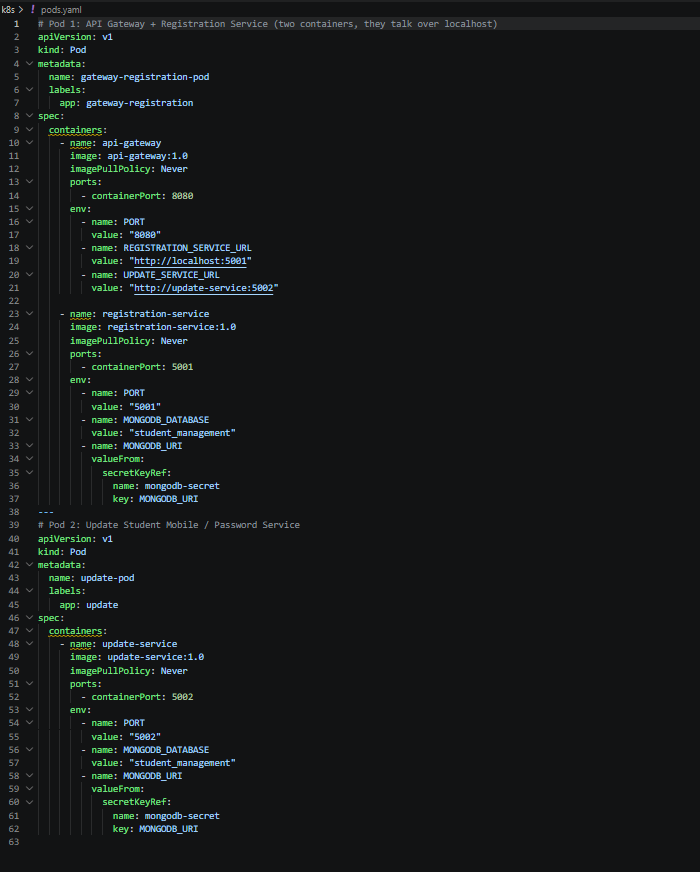
#> input picture screenshots/Screenshot 2026-11-12 182811.png, 700 x 872 px; its folder holds 8 pictures in this run
$ python split_screenshots.py
#> lines starting #> are read from the running program, lines starting #| are printed output that depends on the picture
"""
Splits large screenshots into smaller parts so they stay readable when placed in the report.
Output files are written next to the originals as <name>_partN.png.
Run:  python docs/split_screenshots.py
"""
import os
from PIL import Image

SHOTS = os.path.join(os.path.dirname(os.path.abspath(__file__)), '..', 'screenshots')


def trim_bottom(img, x0=0, x1=None, pad=14, light_bg=True):
    """Remove empty rows at the bottom, looking only at columns x0..x1."""
    x1 = x1 or img.width
    g = img.convert('L')
    px = g.load()
    for y in range(img.height - 1, -1, -1):
        for x in range(x0, x1, 2):
            v = px[x, y]
            if (light_bg and v < 200) or (not light_bg and v > 90):
                return img.crop((0, 0, img.width, min(img.height, y + pad)))
    return img


def save(img, name):
    img.save(os.path.join(SHOTS, name))
    print(f"{name}: {img.size}")


def split(src, parts):
    """parts: list of (out_name, (left, top, right, bottom), trim_kwargs_or_None)."""
#> called with src = 'Screenshot 2026-11-12 182811.png'
    im = Image.open(os.path.join(SHOTS, src))
#> im is the input picture: PIL image 700x872 RGBA; mean R, G, B, A 21.3, 24.1, 24.6, 255
    for out, box, trim in parts:
        l, t, r, b = box
        piece = im.crop((l, t, r or im.width, b or im.height))
        if trim is not None:
            piece = trim_bottom(piece, **trim)
        save(piece, out)
#> this loop made 2 passes
#> pass 1, in split, `piece = im.crop((l, t, r or im.width, b or im.height))`:
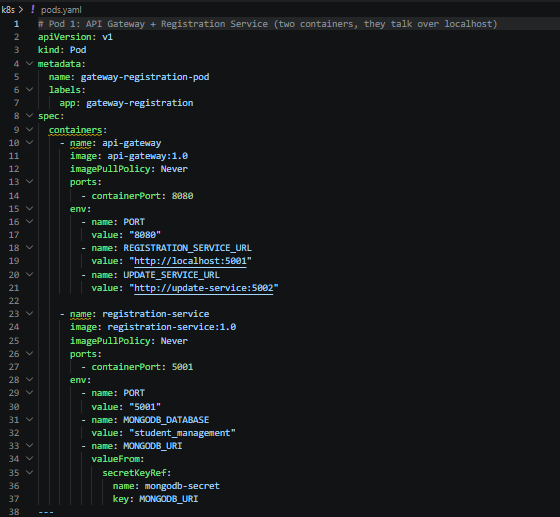
#> piece: PIL image 560x517 RGBA; mean R, G, B, A 22.6, 26, 26.5, 255
#> pass 2, in split, `piece = im.crop((l, t, r or im.width, b or im.height))`:
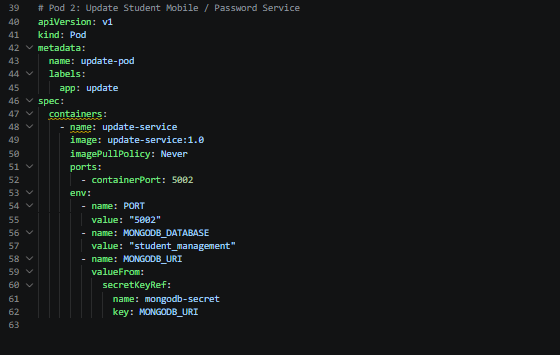
#> piece: PIL image 560x355 RGBA; mean R, G, B, A 21.3, 24.3, 24.5, 255


# ---- Figure 2.1: pods.yaml -> Pod 1 / Pod 2 ----
split('Screenshot 2026-11-12 182811.png', [
    ('pods_yaml_part1.png', (0, 0, 560, 517), None),
    ('pods_yaml_part2.png', (0, 517, 560, 0), None),
])

# ---- Figure 2.2: Dockerfiles -> one part per service ----
split('dockerfiles_all.png', [
    ('dockerfiles_part1.png', (0, 0, 0, 250), None),
    ('dockerfiles_part2.png', (0, 250, 520, 426), None),
    ('dockerfiles_part3.png', (0, 426, 520, 612), None),
])
#> call 2 of split, with src = 'dockerfiles_all.png'
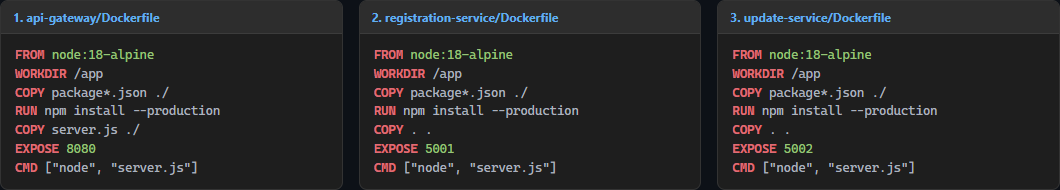
#> input picture screenshots/dockerfiles_all.png, 1060 x 190 px
#> in split, im is the input picture: PIL image 1060x190 RGB; mean R, G, B 40.2, 39.3, 39.9
#> the loop in split (call 2), `for out, box, trim in parts:` made 3 passes
#> pass 1, in split (call 2), `piece = im.crop((l, t, r or im.width, b or im.height))`:
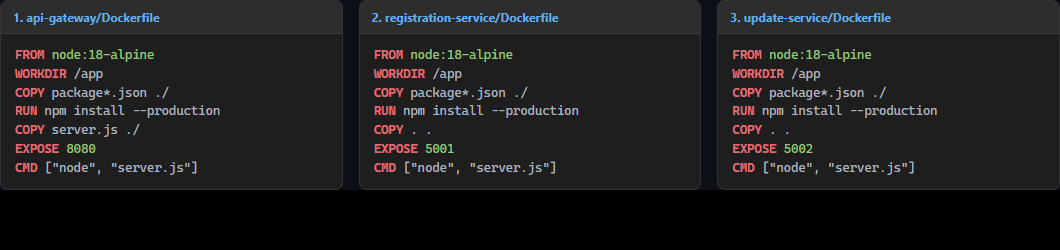
#> piece: PIL image 1060x250 RGB; mean R, G, B 30.6, 29.8, 30.4

# ---- Dashboards: browser/header part + table part ----
for name in ('dashboard_pods', 'dashboard_services'):
    split(f'{name}.png', [
        (f'{name}_part1.png', (0, 0, 1000, 208), None),
        (f'{name}_part2.png', (268, 208, 1478, 0), None),
    ])
#> (the run stopped early here; a loop or call above may not have finished)
